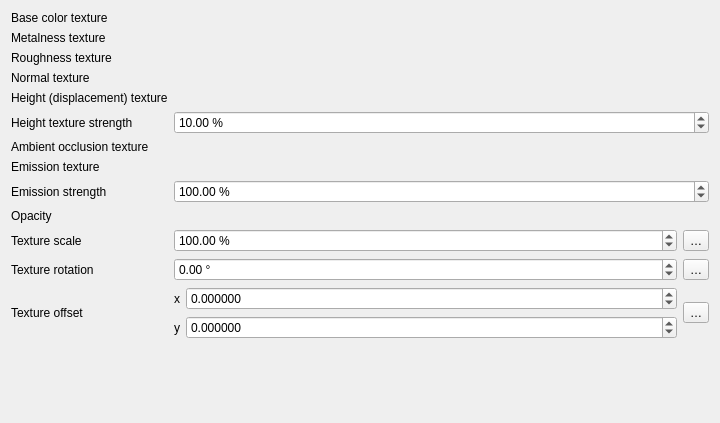
<?xml version="1.0" encoding="UTF-8"?>
<ui version="4.0">
 <class>MetalRoughTexturedMaterialWidgetBase</class>
 <widget class="QWidget" name="MetalRoughTexturedMaterialWidgetBase">
  <property name="geometry">
   <rect>
    <x>0</x>
    <y>0</y>
    <width>720</width>
    <height>423</height>
   </rect>
  </property>
  <property name="windowTitle">
   <string notr="true">Form</string>
  </property>
  <layout class="QGridLayout" name="gridLayout">
   <item row="8" column="2" colspan="2">
    <widget class="QgsImageSourceLineEdit" name="mEmissionTextureWidget" native="true">
     <property name="focusPolicy">
      <enum>Qt::FocusPolicy::StrongFocus</enum>
     </property>
     <property name="toolTip">
      <string>Additional diffuse albedo texture which simulates emissive surfaces (eg Neon surfaces)</string>
     </property>
    </widget>
   </item>
   <item row="12" column="3">
    <widget class="QgsPropertyOverrideButton" name="mTextureRotationDataDefinedButton">
     <property name="text">
      <string>…</string>
     </property>
    </widget>
   </item>
   <item row="2" column="2" colspan="2">
    <widget class="QgsImageSourceLineEdit" name="mMetalnessTextureWidget" native="true">
     <property name="focusPolicy">
      <enum>Qt::FocusPolicy::StrongFocus</enum>
     </property>
     <property name="toolTip">
      <string>A texture that defines whether a surface appears to be dielectric or conductor</string>
     </property>
    </widget>
   </item>
   <item row="12" column="1">
    <widget class="QLabel" name="lblTextureRotation">
     <property name="text">
      <string>Texture rotation</string>
     </property>
    </widget>
   </item>
   <item row="7" column="2" colspan="2">
    <widget class="QgsImageSourceLineEdit" name="mAmbientOcclusionTextureWidget" native="true">
     <property name="focusPolicy">
      <enum>Qt::FocusPolicy::StrongFocus</enum>
     </property>
     <property name="toolTip">
      <string>A texture which defines how much of the ambient light is accessible to a surface point.</string>
     </property>
    </widget>
   </item>
   <item row="10" column="2" colspan="2">
    <widget class="QgsOpacityWidget" name="mOpacityWidget" native="true">
     <property name="focusPolicy">
      <enum>Qt::FocusPolicy::StrongFocus</enum>
     </property>
    </widget>
   </item>
   <item row="14" column="2">
    <spacer name="verticalSpacer">
     <property name="orientation">
      <enum>Qt::Orientation::Vertical</enum>
     </property>
     <property name="sizeHint" stdset="0">
      <size>
       <width>20</width>
       <height>40</height>
      </size>
     </property>
    </spacer>
   </item>
   <item row="8" column="1">
    <widget class="QLabel" name="lblTextureScale_7">
     <property name="text">
      <string>Emission texture</string>
     </property>
    </widget>
   </item>
   <item row="4" column="1">
    <widget class="QLabel" name="lblTextureScale_5">
     <property name="text">
      <string>Normal texture</string>
     </property>
    </widget>
   </item>
   <item row="5" column="1">
    <widget class="QLabel" name="lblTextureScale_9">
     <property name="text">
      <string>Height (displacement) texture</string>
     </property>
    </widget>
   </item>
   <item row="4" column="2" colspan="2">
    <widget class="QgsImageSourceLineEdit" name="mNormalTextureWidget" native="true">
     <property name="focusPolicy">
      <enum>Qt::FocusPolicy::StrongFocus</enum>
     </property>
     <property name="toolTip">
      <string>The detail normal used to perturb the surface using bump mapping. Must be set to an OpenGL format normal map (not DirectX).</string>
     </property>
    </widget>
   </item>
   <item row="3" column="2" colspan="2">
    <widget class="QgsImageSourceLineEdit" name="mRoughnessTextureWidget" native="true">
     <property name="focusPolicy">
      <enum>Qt::FocusPolicy::StrongFocus</enum>
     </property>
     <property name="toolTip">
      <string>A texture that defines the perceived smoothness or roughness of a surface. Smooth surfaces exhibit sharp reflections.</string>
     </property>
    </widget>
   </item>
   <item row="6" column="1">
    <widget class="QLabel" name="lblTextureScale_10">
     <property name="text">
      <string>Height texture strength</string>
     </property>
    </widget>
   </item>
   <item row="6" column="2" colspan="2">
    <widget class="QgsDoubleSpinBox" name="mParallaxScaleSpinBox">
     <property name="toolTip">
      <string>Scaling factor for the height displacement effect. If visual artifacts are observed in the displacement, lowering the strength will help.</string>
     </property>
     <property name="suffix">
      <string> %</string>
     </property>
     <property name="minimum">
      <double>0.010000000000000</double>
     </property>
     <property name="maximum">
      <double>100000.000000000000000</double>
     </property>
     <property name="singleStep">
      <double>1.000000000000000</double>
     </property>
     <property name="value">
      <double>10.000000000000000</double>
     </property>
    </widget>
   </item>
   <item row="9" column="1">
    <widget class="QLabel" name="lblTextureScale_8">
     <property name="text">
      <string>Emission strength</string>
     </property>
    </widget>
   </item>
   <item row="12" column="2">
    <widget class="QgsDoubleSpinBox" name="textureRotationSpinBox">
     <property name="suffix">
      <string> °</string>
     </property>
     <property name="minimum">
      <double>-360.000000000000000</double>
     </property>
     <property name="maximum">
      <double>360.000000000000000</double>
     </property>
     <property name="singleStep">
      <double>0.500000000000000</double>
     </property>
    </widget>
   </item>
   <item row="3" column="1">
    <widget class="QLabel" name="lblTextureScale_4">
     <property name="text">
      <string>Roughness texture</string>
     </property>
    </widget>
   </item>
   <item row="11" column="1">
    <widget class="QLabel" name="lblTextureScale">
     <property name="text">
      <string>Texture scale</string>
     </property>
    </widget>
   </item>
   <item row="5" column="2" colspan="2">
    <widget class="QgsImageSourceLineEdit" name="mHeightTextureWidget" native="true">
     <property name="focusPolicy">
      <enum>Qt::FocusPolicy::StrongFocus</enum>
     </property>
     <property name="toolTip">
      <string>Displacement texture for applying height offsets to the material.</string>
     </property>
    </widget>
   </item>
   <item row="9" column="2" colspan="2">
    <widget class="QgsDoubleSpinBox" name="mEmissionStrengthSpinBox">
     <property name="toolTip">
      <string>Scaling factor for the emission effect.</string>
     </property>
     <property name="suffix">
      <string> %</string>
     </property>
     <property name="minimum">
      <double>0.010000000000000</double>
     </property>
     <property name="maximum">
      <double>100000.000000000000000</double>
     </property>
     <property name="singleStep">
      <double>1.000000000000000</double>
     </property>
     <property name="value">
      <double>100.000000000000000</double>
     </property>
    </widget>
   </item>
   <item row="11" column="3">
    <widget class="QgsPropertyOverrideButton" name="mTextureScaleDataDefinedButton">
     <property name="text">
      <string>…</string>
     </property>
    </widget>
   </item>
   <item row="7" column="1">
    <widget class="QLabel" name="lblTextureScale_6">
     <property name="text">
      <string>Ambient occlusion texture</string>
     </property>
    </widget>
   </item>
   <item row="11" column="2">
    <widget class="QgsDoubleSpinBox" name="textureScaleSpinBox">
     <property name="suffix">
      <string> %</string>
     </property>
     <property name="minimum">
      <double>0.010000000000000</double>
     </property>
     <property name="maximum">
      <double>100000.000000000000000</double>
     </property>
     <property name="singleStep">
      <double>1.000000000000000</double>
     </property>
     <property name="value">
      <double>100.000000000000000</double>
     </property>
    </widget>
   </item>
   <item row="2" column="1">
    <widget class="QLabel" name="lblTextureScale_3">
     <property name="text">
      <string>Metalness texture</string>
     </property>
    </widget>
   </item>
   <item row="1" column="1">
    <widget class="QLabel" name="lblTextureScale_2">
     <property name="text">
      <string>Base color texture</string>
     </property>
    </widget>
   </item>
   <item row="10" column="1">
    <widget class="QLabel" name="lblTextureScale_11">
     <property name="text">
      <string>Opacity</string>
     </property>
    </widget>
   </item>
   <item row="1" column="2" colspan="2">
    <widget class="QgsImageSourceLineEdit" name="mBaseColorTextureWidget" native="true">
     <property name="focusPolicy">
      <enum>Qt::FocusPolicy::StrongFocus</enum>
     </property>
     <property name="toolTip">
      <string>Diffuse albedo texture for non-metallic surfaces, and specular color texture for metallic surfaces</string>
     </property>
    </widget>
   </item>
   <item row="13" column="2">
    <layout class="QGridLayout" name="gridLayout_2">
     <property name="leftMargin">
      <number>0</number>
     </property>
     <property name="topMargin">
      <number>0</number>
     </property>
     <property name="rightMargin">
      <number>0</number>
     </property>
     <property name="bottomMargin">
      <number>0</number>
     </property>
     <item row="1" column="0">
      <widget class="QLabel" name="label_6">
       <property name="text">
        <string>y</string>
       </property>
      </widget>
     </item>
     <item row="1" column="1">
      <widget class="QgsDoubleSpinBox" name="textureOffsetYSpin">
       <property name="sizePolicy">
        <sizepolicy hsizetype="Minimum" vsizetype="Fixed">
         <horstretch>1</horstretch>
         <verstretch>0</verstretch>
        </sizepolicy>
       </property>
       <property name="decimals">
        <number>6</number>
       </property>
       <property name="minimum">
        <double>-99999999.989999994635582</double>
       </property>
       <property name="maximum">
        <double>99999999.989999994635582</double>
       </property>
       <property name="singleStep">
        <double>0.200000000000000</double>
       </property>
      </widget>
     </item>
     <item row="0" column="1">
      <widget class="QgsDoubleSpinBox" name="textureOffsetXSpin">
       <property name="sizePolicy">
        <sizepolicy hsizetype="Expanding" vsizetype="Fixed">
         <horstretch>1</horstretch>
         <verstretch>0</verstretch>
        </sizepolicy>
       </property>
       <property name="decimals">
        <number>6</number>
       </property>
       <property name="minimum">
        <double>-99999999.989999994635582</double>
       </property>
       <property name="maximum">
        <double>99999999.989999994635582</double>
       </property>
       <property name="singleStep">
        <double>0.200000000000000</double>
       </property>
      </widget>
     </item>
     <item row="0" column="0">
      <widget class="QLabel" name="label_7">
       <property name="text">
        <string>x</string>
       </property>
      </widget>
     </item>
    </layout>
   </item>
   <item row="13" column="1">
    <widget class="QLabel" name="lblTextureRotation_2">
     <property name="text">
      <string>Texture offset</string>
     </property>
    </widget>
   </item>
   <item row="13" column="3">
    <widget class="QgsPropertyOverrideButton" name="mTextureOffsetDataDefinedButton">
     <property name="text">
      <string>…</string>
     </property>
    </widget>
   </item>
  </layout>
 </widget>
 <customwidgets>
  <customwidget>
   <class>QgsDoubleSpinBox</class>
   <extends>QDoubleSpinBox</extends>
   <header>qgsdoublespinbox.h</header>
  </customwidget>
  <customwidget>
   <class>QgsOpacityWidget</class>
   <extends>QWidget</extends>
   <header>qgsopacitywidget.h</header>
   <container>1</container>
  </customwidget>
  <customwidget>
   <class>QgsImageSourceLineEdit</class>
   <extends>QWidget</extends>
   <header>qgsfilecontentsourcelineedit.h</header>
   <container>1</container>
  </customwidget>
  <customwidget>
   <class>QgsPropertyOverrideButton</class>
   <extends>QToolButton</extends>
   <header>qgspropertyoverridebutton.h</header>
  </customwidget>
 </customwidgets>
 <tabstops>
  <tabstop>mBaseColorTextureWidget</tabstop>
  <tabstop>mMetalnessTextureWidget</tabstop>
  <tabstop>mRoughnessTextureWidget</tabstop>
  <tabstop>mNormalTextureWidget</tabstop>
  <tabstop>mHeightTextureWidget</tabstop>
  <tabstop>mParallaxScaleSpinBox</tabstop>
  <tabstop>mAmbientOcclusionTextureWidget</tabstop>
  <tabstop>mEmissionTextureWidget</tabstop>
  <tabstop>mEmissionStrengthSpinBox</tabstop>
  <tabstop>mOpacityWidget</tabstop>
  <tabstop>textureScaleSpinBox</tabstop>
  <tabstop>mTextureScaleDataDefinedButton</tabstop>
  <tabstop>textureRotationSpinBox</tabstop>
  <tabstop>mTextureRotationDataDefinedButton</tabstop>
 </tabstops>
 <resources/>
 <connections/>
</ui>
